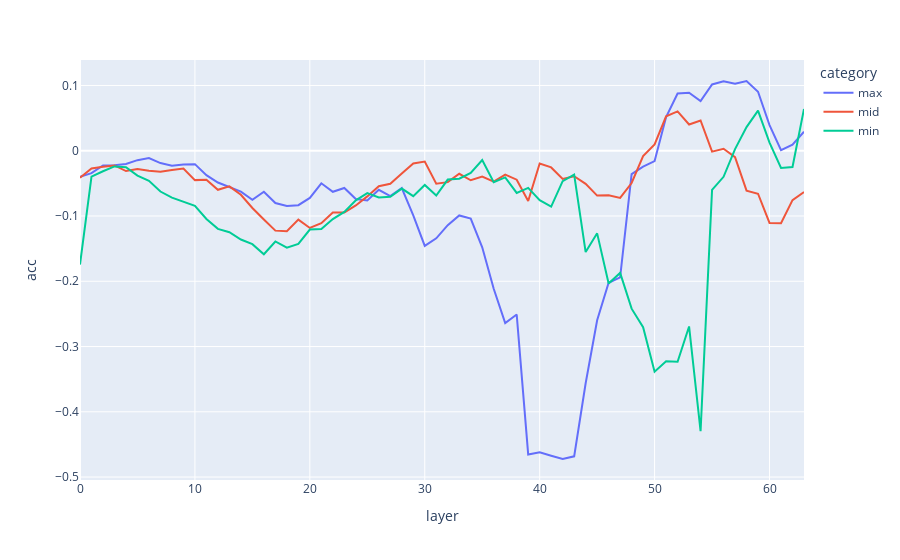

The notebook cell saved with this chart:
### Code cell
import pandas as pd

df = pd.read_csv('/a/home/cc/students/cs/nirendy/repos/ssm_analysis/output/state-spaces/mamba-2.8B-hf/evaluate_context_interference/ds=counter_fact/2.8B_norm_1_output.csv')
fig = px.line(df, x='layer', y='acc', color='category')
fig.update_layout(title='')
fig.show()

### Figure 1 — Plotly figure (JSON) as saved in the notebook; plotly's stock layout.template omitted (floating-point values rounded to 4 significant figures)
{"data": [{"hovertemplate": "category=max<br>layer=%{x}<br>acc=%{y}<extra></extra>", "legendgroup": "max", "line": {"color": "#636efa", "dash": "solid"}, "marker": {"symbol": "circle"}, "mode": "lines", "name": "max", "orientation": "v", "showlegend": true, "type": "scatter", "x": [0, 1, 2, 3, 4, 5, 6, 7, 8, 9, 10, 11, 12, 13, 14, 15, 16, 17, 18, 19, 20, 21, 22, 23, 24, 25, 26, 27, 28, 29, 30, 31, 32, 33, 34, 35, 36, 37, 38, 39, 40, 41, 42, 43, 44, 45, 46, 47, 48, 49, 50, 51, 52, 53, 54, 55, 56, 57, 58, 59, 60, 61, 62, 63], "xaxis": "x", "y": [-0.04, -0.03442, -0.02245, -0.02232, -0.02027, -0.01445, -0.01123, -0.01895, -0.02298, -0.02116, -0.02054, -0.03735, -0.04869, -0.05591, -0.0626, -0.07526, -0.06275, -0.0802, -0.08481, -0.08347, -0.07228, -0.04987, -0.06288, -0.05704, -0.07402, -0.07619, -0.05992, -0.06965, -0.05725, -0.0992, -0.1458, -0.1343, -0.1141, -0.09916, -0.104, -0.1479, -0.2114, -0.2642, -0.251, -0.4653, -0.4621, -0.4672, -0.4723, -0.4682, -0.3562, -0.2598, -0.2023, -0.194, -0.03586, -0.02441, -0.01587, 0.05154, 0.08758, 0.08892, 0.07609, 0.1016, 0.1062, 0.1027, 0.1068, 0.09042, 0.03931, 0.001028, 0.009194, 0.02911], "yaxis": "y"}, {"hovertemplate": "category=mid<br>layer=%{x}<br>acc=%{y}<extra></extra>", "legendgroup": "mid", "line": {"color": "#EF553B", "dash": "solid"}, "marker": {"symbol": "circle"}, "mode": "lines", "name": "mid", "orientation": "v", "showlegend": true, "type": "scatter", "x": [0, 1, 2, 3, 4, 5, 6, 7, 8, 9, 10, 11, 12, 13, 14, 15, 16, 17, 18, 19, 20, 21, 22, 23, 24, 25, 26, 27, 28, 29, 30, 31, 32, 33, 34, 35, 36, 37, 38, 39, 40, 41, 42, 43, 44, 45, 46, 47, 48, 49, 50, 51, 52, 53, 54, 55, 56, 57, 58, 59, 60, 61, 62, 63], "xaxis": "x", "y": [-0.04131, -0.02734, -0.02461, -0.02258, -0.03111, -0.02813, -0.03066, -0.03223, -0.02951, -0.0272, -0.04503, -0.04433, -0.0598, -0.05456, -0.06753, -0.08775, -0.1054, -0.1224, -0.1235, -0.1055, -0.1183, -0.111, -0.09451, -0.09473, -0.08384, -0.06999, -0.05446, -0.05057, -0.035, -0.01952, -0.01668, -0.05063, -0.04811, -0.03531, -0.04526, -0.03943, -0.04727, -0.03652, -0.04435, -0.07709, -0.01955, -0.02558, -0.04327, -0.03911, -0.05071, -0.06874, -0.0683, -0.0724, -0.04943, -0.008342, 0.009798, 0.05265, 0.06024, 0.04013, 0.04634, -0.001373, 0.002972, -0.009887, -0.06115, -0.06588, -0.1107, -0.111, -0.07565, -0.06329], "yaxis": "y"}, {"hovertemplate": "category=min<br>layer=%{x}<br>acc=%{y}<extra></extra>", "legendgroup": "min", "line": {"color": "#00cc96", "dash": "solid"}, "marker": {"symbol": "circle"}, "mode": "lines", "name": "min", "orientation": "v", "showlegend": true, "type": "scatter", "x": [0, 1, 2, 3, 4, 5, 6, 7, 8, 9, 10, 11, 12, 13, 14, 15, 16, 17, 18, 19, 20, 21, 22, 23, 24, 25, 26, 27, 28, 29, 30, 31, 32, 33, 34, 35, 36, 37, 38, 39, 40, 41, 42, 43, 44, 45, 46, 47, 48, 49, 50, 51, 52, 53, 54, 55, 56, 57, 58, 59, 60, 61, 62, 63], "xaxis": "x", "y": [-0.1744, -0.03981, -0.03149, -0.02401, -0.0253, -0.03802, -0.04605, -0.06252, -0.07178, -0.07872, -0.08457, -0.1045, -0.1197, -0.1249, -0.136, -0.1432, -0.1587, -0.139, -0.1486, -0.1427, -0.1208, -0.12, -0.1048, -0.09373, -0.07592, -0.065, -0.07147, -0.07045, -0.05796, -0.06955, -0.05246, -0.06871, -0.04416, -0.04282, -0.03408, -0.01428, -0.0482, -0.04093, -0.0647, -0.05688, -0.07585, -0.08556, -0.04652, -0.03646, -0.1552, -0.1266, -0.2036, -0.1872, -0.242, -0.2703, -0.3387, -0.3227, -0.3234, -0.2692, -0.4297, -0.06005, -0.03997, 0.002413, 0.03618, 0.06143, 0.01247, -0.02637, -0.02487, 0.06412], "yaxis": "y"}], "layout": {"legend": {"title": {"text": "category"}, "tracegroupgap": 0}, "margin": {"t": 60}, "xaxis": {"anchor": "y", "domain": [0, 1], "title": {"text": "layer"}}, "yaxis": {"anchor": "x", "domain": [0, 1], "title": {"text": "acc"}}}}
